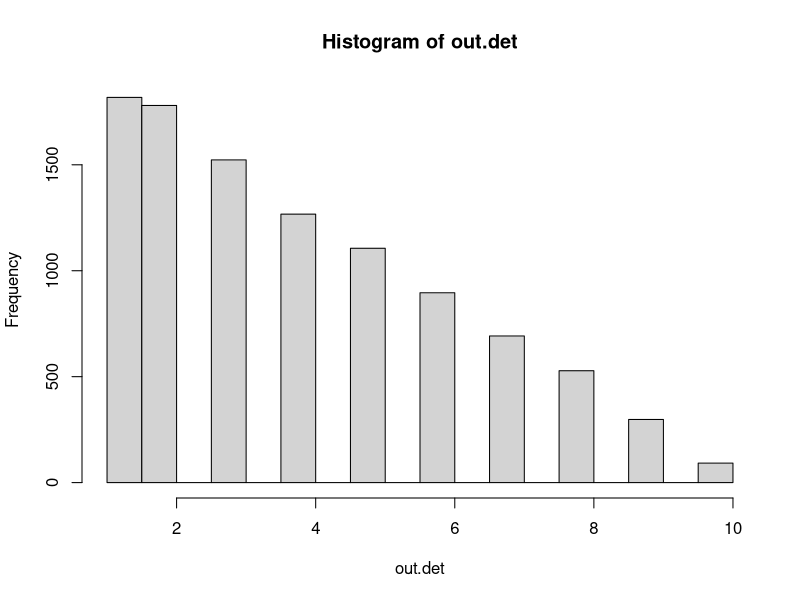
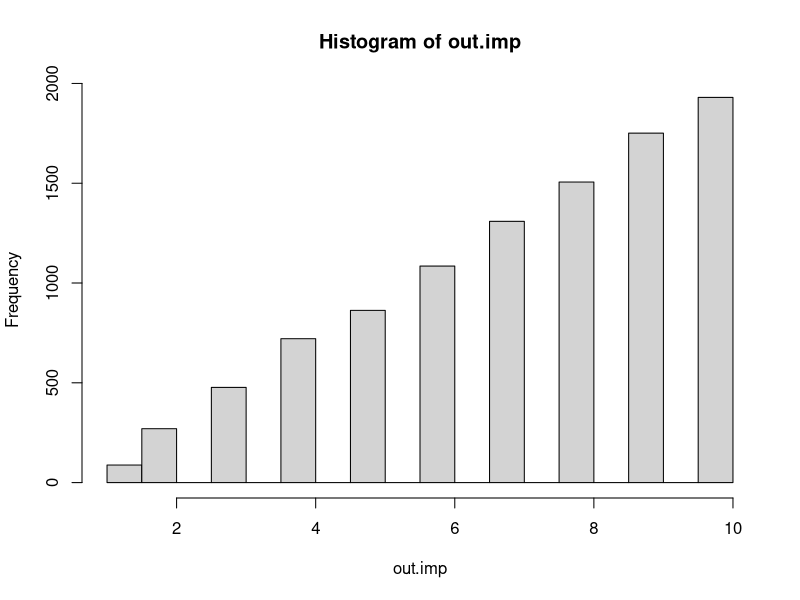

Write R code to recreate these figures, in order.

prop.impact <- 0.02
prop.sample <- 0.1
n.plots <- 100

dat <- data.frame(id = 1:n.plots,
                  impact = 0)
dat$impact[sample(1:n.plots, size = n.plots*prop.impact)] <- 1

out.det <- c()
out.imp <- c()

for(i in 1:10000){
  
  det <- 0
  imp <- 0
  iter.det <- 0
  iter.imp <- 0
  sum <- 0
  rows <- 1:n.plots
  
  while(det==0 | imp==0){
    
    if(det==0) {iter.det <- iter.det+1}
    if(imp==0) {iter.imp <- iter.imp+1}
    
    samp <- sample(rows, size = n.plots*prop.sample)
    
    if(sum(dat$impact[samp])>0) {
      
      det <- 1
      print("success")
      sum <- sum+sum(dat$impact[samp])
      
      rows <- rows[-which(rows%in%samp)]
      
      if(sum >= prop.impact*n.plots){
        imp <- 1
      }
      
    } else {

      rows <- rows[-which(rows%in%samp)]
      
      print("failure")
      
    }
  }
  
  out.det <- c(out.det,iter.det)
  out.imp <- c(out.imp, iter.imp)
  
}

hist(out.det)
hist(out.imp)

mean(out.det)
mean(out.imp)

